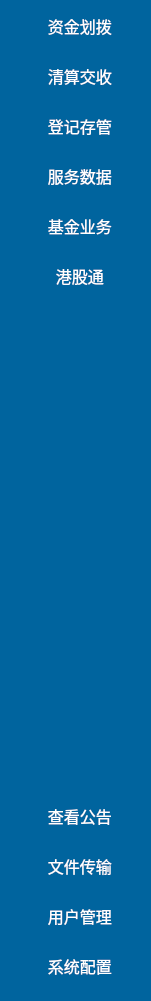
   <widget class="QWidget" name="widget_2" native="true">
    <property name="geometry">
     <rect>
      <x>0</x>
      <y>0</y>
      <width>151</width>
      <height>1001</height>
     </rect>
    </property>
    <property name="styleSheet">
     <string notr="true">background-color: rgb(0, 100, 158);</string>
    </property>
    <widget class="QToolButton" name="toolButton">
     <property name="geometry">
      <rect>
       <x>0</x>
       <y>60</y>
       <width>151</width>
       <height>31</height>
      </rect>
     </property>
     <property name="styleSheet">
      <string notr="true">color: rgb(255, 255, 255);
border-style: flat;
background: transparent;
font-size: 16px;
</string>
     </property>
     <property name="text">
      <string>  清算交收</string>
     </property>
     <property name="icon">
      <iconset resource="res.qrc">
       <normaloff>:/Image/set.png</normaloff>:/Image/set.png</iconset>
     </property>
     <property name="iconSize">
      <size>
       <width>20</width>
       <height>20</height>
      </size>
     </property>
     <property name="toolButtonStyle">
      <enum>Qt::ToolButtonTextBesideIcon</enum>
     </property>
    </widget>
    <widget class="QToolButton" name="toolButton_2">
     <property name="geometry">
      <rect>
       <x>0</x>
       <y>110</y>
       <width>151</width>
       <height>31</height>
      </rect>
     </property>
     <property name="styleSheet">
      <string notr="true">color: rgb(255, 255, 255);
border-style: flat;
background: transparent;
font-size: 16px;
</string>
     </property>
     <property name="text">
      <string>  登记存管</string>
     </property>
     <property name="icon">
      <iconset resource="res.qrc">
       <normaloff>:/Image/control.png</normaloff>:/Image/control.png</iconset>
     </property>
     <property name="iconSize">
      <size>
       <width>20</width>
       <height>20</height>
      </size>
     </property>
     <property name="toolButtonStyle">
      <enum>Qt::ToolButtonTextBesideIcon</enum>
     </property>
    </widget>
    <widget class="QToolButton" name="toolButton_3">
     <property name="enabled">
      <bool>true</bool>
     </property>
     <property name="geometry">
      <rect>
       <x>0</x>
       <y>160</y>
       <width>151</width>
       <height>31</height>
      </rect>
     </property>
     <property name="sizePolicy">
      <sizepolicy hsizetype="Fixed" vsizetype="Fixed">
       <horstretch>0</horstretch>
       <verstretch>0</verstretch>
      </sizepolicy>
     </property>
     <property name="mouseTracking">
      <bool>false</bool>
     </property>
     <property name="focusPolicy">
      <enum>Qt::TabFocus</enum>
     </property>
     <property name="contextMenuPolicy">
      <enum>Qt::DefaultContextMenu</enum>
     </property>
     <property name="acceptDrops">
      <bool>false</bool>
     </property>
     <property name="autoFillBackground">
      <bool>false</bool>
     </property>
     <property name="styleSheet">
      <string notr="true">color: rgb(255, 255, 255);
border-style: flat;
background: transparent;
font-size: 16px;
</string>
     </property>
     <property name="text">
      <string>  服务数据</string>
     </property>
     <property name="icon">
      <iconset resource="res.qrc">
       <normaloff>:/Image/data.png</normaloff>:/Image/data.png</iconset>
     </property>
     <property name="iconSize">
      <size>
       <width>20</width>
       <height>20</height>
      </size>
     </property>
     <property name="checkable">
      <bool>false</bool>
     </property>
     <property name="autoRepeat">
      <bool>false</bool>
     </property>
     <property name="autoExclusive">
      <bool>false</bool>
     </property>
     <property name="autoRepeatDelay">
      <number>300</number>
     </property>
     <property name="toolButtonStyle">
      <enum>Qt::ToolButtonTextBesideIcon</enum>
     </property>
     <property name="autoRaise">
      <bool>false</bool>
     </property>
     <property name="arrowType">
      <enum>Qt::NoArrow</enum>
     </property>
    </widget>
    <widget class="QToolButton" name="toolButton_4">
     <property name="geometry">
      <rect>
       <x>0</x>
       <y>10</y>
       <width>151</width>
       <height>31</height>
      </rect>
     </property>
     <property name="layoutDirection">
      <enum>Qt::LeftToRight</enum>
     </property>
     <property name="styleSheet">
      <string notr="true">color: rgb(255, 255, 255);
border-style: flat;
background: transparent;
align-items: center;
font-size: 16px;
</string>
     </property>
     <property name="text">
      <string>  资金划拨</string>
     </property>
     <property name="icon">
      <iconset resource="res.qrc">
       <normaloff>:/Image/fund.png</normaloff>:/Image/fund.png</iconset>
     </property>
     <property name="iconSize">
      <size>
       <width>20</width>
       <height>20</height>
      </size>
     </property>
     <property name="popupMode">
      <enum>QToolButton::DelayedPopup</enum>
     </property>
     <property name="toolButtonStyle">
      <enum>Qt::ToolButtonTextBesideIcon</enum>
     </property>
    </widget>
    <widget class="QToolButton" name="toolButton_5">
     <property name="enabled">
      <bool>true</bool>
     </property>
     <property name="geometry">
      <rect>
       <x>0</x>
       <y>210</y>
       <width>151</width>
       <height>31</height>
      </rect>
     </property>
     <property name="sizePolicy">
      <sizepolicy hsizetype="Fixed" vsizetype="Fixed">
       <horstretch>0</horstretch>
       <verstretch>0</verstretch>
      </sizepolicy>
     </property>
     <property name="mouseTracking">
      <bool>false</bool>
     </property>
     <property name="focusPolicy">
      <enum>Qt::TabFocus</enum>
     </property>
     <property name="contextMenuPolicy">
      <enum>Qt::DefaultContextMenu</enum>
     </property>
     <property name="acceptDrops">
      <bool>false</bool>
     </property>
     <property name="autoFillBackground">
      <bool>false</bool>
     </property>
     <property name="styleSheet">
      <string notr="true">color: rgb(255, 255, 255);
border-style: flat;
background: transparent;
font-size: 16px;
</string>
     </property>
     <property name="text">
      <string>  基金业务</string>
     </property>
     <property name="icon">
      <iconset resource="res.qrc">
       <normaloff>:/Image/fs.png</normaloff>:/Image/fs.png</iconset>
     </property>
     <property name="iconSize">
      <size>
       <width>20</width>
       <height>20</height>
      </size>
     </property>
     <property name="checkable">
      <bool>false</bool>
     </property>
     <property name="autoRepeat">
      <bool>false</bool>
     </property>
     <property name="autoExclusive">
      <bool>false</bool>
     </property>
     <property name="autoRepeatDelay">
      <number>300</number>
     </property>
     <property name="toolButtonStyle">
      <enum>Qt::ToolButtonTextBesideIcon</enum>
     </property>
     <property name="autoRaise">
      <bool>false</bool>
     </property>
     <property name="arrowType">
      <enum>Qt::NoArrow</enum>
     </property>
    </widget>
    <widget class="QToolButton" name="toolButton_6">
     <property name="enabled">
      <bool>true</bool>
     </property>
     <property name="geometry">
      <rect>
       <x>0</x>
       <y>260</y>
       <width>151</width>
       <height>31</height>
      </rect>
     </property>
     <property name="sizePolicy">
      <sizepolicy hsizetype="Fixed" vsizetype="Fixed">
       <horstretch>0</horstretch>
       <verstretch>0</verstretch>
      </sizepolicy>
     </property>
     <property name="mouseTracking">
      <bool>false</bool>
     </property>
     <property name="focusPolicy">
      <enum>Qt::TabFocus</enum>
     </property>
     <property name="contextMenuPolicy">
      <enum>Qt::DefaultContextMenu</enum>
     </property>
     <property name="acceptDrops">
      <bool>false</bool>
     </property>
     <property name="autoFillBackground">
      <bool>false</bool>
     </property>
     <property name="styleSheet">
      <string notr="true">color: rgb(255, 255, 255);
border-style: flat;
background: transparent;
font-size: 16px;
</string>
     </property>
     <property name="text">
      <string>  港股通</string>
     </property>
     <property name="icon">
      <iconset resource="res.qrc">
       <normaloff>:/Image/ai.png</normaloff>:/Image/ai.png</iconset>
     </property>
     <property name="iconSize">
      <size>
       <width>20</width>
       <height>20</height>
      </size>
     </property>
     <property name="checkable">
      <bool>false</bool>
     </property>
     <property name="autoRepeat">
      <bool>false</bool>
     </property>
     <property name="autoExclusive">
      <bool>false</bool>
     </property>
     <property name="autoRepeatDelay">
      <number>300</number>
     </property>
     <property name="toolButtonStyle">
      <enum>Qt::ToolButtonTextBesideIcon</enum>
     </property>
     <property name="autoRaise">
      <bool>false</bool>
     </property>
     <property name="arrowType">
      <enum>Qt::NoArrow</enum>
     </property>
    </widget>
    <widget class="QToolButton" name="toolButton_7">
     <property name="enabled">
      <bool>true</bool>
     </property>
     <property name="geometry">
      <rect>
       <x>0</x>
       <y>800</y>
       <width>151</width>
       <height>31</height>
      </rect>
     </property>
     <property name="sizePolicy">
      <sizepolicy hsizetype="Fixed" vsizetype="Fixed">
       <horstretch>0</horstretch>
       <verstretch>0</verstretch>
      </sizepolicy>
     </property>
     <property name="mouseTracking">
      <bool>false</bool>
     </property>
     <property name="focusPolicy">
      <enum>Qt::TabFocus</enum>
     </property>
     <property name="contextMenuPolicy">
      <enum>Qt::DefaultContextMenu</enum>
     </property>
     <property name="acceptDrops">
      <bool>false</bool>
     </property>
     <property name="autoFillBackground">
      <bool>false</bool>
     </property>
     <property name="styleSheet">
      <string notr="true">color: rgb(255, 255, 255);
border-style: flat;
background: transparent;
font-size: 16px;
</string>
     </property>
     <property name="text">
      <string>  查看公告</string>
     </property>
     <property name="icon">
      <iconset resource="res.qrc">
       <normaloff>:/Image/check.png</normaloff>:/Image/check.png</iconset>
     </property>
     <property name="iconSize">
      <size>
       <width>20</width>
       <height>20</height>
      </size>
     </property>
     <property name="checkable">
      <bool>false</bool>
     </property>
     <property name="autoRepeat">
      <bool>false</bool>
     </property>
     <property name="autoExclusive">
      <bool>false</bool>
     </property>
     <property name="autoRepeatDelay">
      <number>300</number>
     </property>
     <property name="toolButtonStyle">
      <enum>Qt::ToolButtonTextBesideIcon</enum>
     </property>
     <property name="autoRaise">
      <bool>false</bool>
     </property>
     <property name="arrowType">
      <enum>Qt::NoArrow</enum>
     </property>
    </widget>
    <widget class="QToolButton" name="toolButton_8">
     <property name="enabled">
      <bool>true</bool>
     </property>
     <property name="geometry">
      <rect>
       <x>0</x>
       <y>850</y>
       <width>151</width>
       <height>31</height>
      </rect>
     </property>
     <property name="sizePolicy">
      <sizepolicy hsizetype="Fixed" vsizetype="Fixed">
       <horstretch>0</horstretch>
       <verstretch>0</verstretch>
      </sizepolicy>
     </property>
     <property name="mouseTracking">
      <bool>false</bool>
     </property>
     <property name="focusPolicy">
      <enum>Qt::TabFocus</enum>
     </property>
     <property name="contextMenuPolicy">
      <enum>Qt::DefaultContextMenu</enum>
     </property>
     <property name="acceptDrops">
      <bool>false</bool>
     </property>
     <property name="autoFillBackground">
      <bool>false</bool>
     </property>
     <property name="styleSheet">
      <string notr="true">color: rgb(255, 255, 255);
border-style: flat;
background: transparent;
font-size: 16px;
</string>
     </property>
     <property name="text">
      <string>  文件传输</string>
     </property>
     <property name="icon">
      <iconset resource="res.qrc">
       <normaloff>:/Image/folder.png</normaloff>:/Image/folder.png</iconset>
     </property>
     <property name="iconSize">
      <size>
       <width>20</width>
       <height>20</height>
      </size>
     </property>
     <property name="checkable">
      <bool>false</bool>
     </property>
     <property name="autoRepeat">
      <bool>false</bool>
     </property>
     <property name="autoExclusive">
      <bool>false</bool>
     </property>
     <property name="autoRepeatDelay">
      <number>300</number>
     </property>
     <property name="toolButtonStyle">
      <enum>Qt::ToolButtonTextBesideIcon</enum>
     </property>
     <property name="autoRaise">
      <bool>false</bool>
     </property>
     <property name="arrowType">
      <enum>Qt::NoArrow</enum>
     </property>
    </widget>
    <widget class="QToolButton" name="toolButton_9">
     <property name="enabled">
      <bool>true</bool>
     </property>
     <property name="geometry">
      <rect>
       <x>0</x>
       <y>900</y>
       <width>151</width>
       <height>31</height>
      </rect>
     </property>
     <property name="sizePolicy">
      <sizepolicy hsizetype="Fixed" vsizetype="Fixed">
       <horstretch>0</horstretch>
       <verstretch>0</verstretch>
      </sizepolicy>
     </property>
     <property name="mouseTracking">
      <bool>false</bool>
     </property>
     <property name="focusPolicy">
      <enum>Qt::TabFocus</enum>
     </property>
     <property name="contextMenuPolicy">
      <enum>Qt::DefaultContextMenu</enum>
     </property>
     <property name="acceptDrops">
      <bool>false</bool>
     </property>
     <property name="autoFillBackground">
      <bool>false</bool>
     </property>
     <property name="styleSheet">
      <string notr="true">color: rgb(255, 255, 255);
border-style: flat;
background: transparent;
font-size: 16px;
</string>
     </property>
     <property name="text">
      <string>  用户管理</string>
     </property>
     <property name="icon">
      <iconset resource="res.qrc">
       <normaloff>:/Image/usercontrol.png</normaloff>:/Image/usercontrol.png</iconset>
     </property>
     <property name="iconSize">
      <size>
       <width>20</width>
       <height>20</height>
      </size>
     </property>
     <property name="checkable">
      <bool>false</bool>
     </property>
     <property name="autoRepeat">
      <bool>false</bool>
     </property>
     <property name="autoExclusive">
      <bool>false</bool>
     </property>
     <property name="autoRepeatDelay">
      <number>300</number>
     </property>
     <property name="toolButtonStyle">
      <enum>Qt::ToolButtonTextBesideIcon</enum>
     </property>
     <property name="autoRaise">
      <bool>false</bool>
     </property>
     <property name="arrowType">
      <enum>Qt::NoArrow</enum>
     </property>
    </widget>
    <widget class="QToolButton" name="toolButton_10">
     <property name="enabled">
      <bool>true</bool>
     </property>
     <property name="geometry">
      <rect>
       <x>0</x>
       <y>950</y>
       <width>151</width>
       <height>31</height>
      </rect>
     </property>
     <property name="sizePolicy">
      <sizepolicy hsizetype="Fixed" vsizetype="Fixed">
       <horstretch>0</horstretch>
       <verstretch>0</verstretch>
      </sizepolicy>
     </property>
     <property name="mouseTracking">
      <bool>false</bool>
     </property>
     <property name="focusPolicy">
      <enum>Qt::TabFocus</enum>
     </property>
     <property name="contextMenuPolicy">
      <enum>Qt::DefaultContextMenu</enum>
     </property>
     <property name="acceptDrops">
      <bool>false</bool>
     </property>
     <property name="autoFillBackground">
      <bool>false</bool>
     </property>
     <property name="styleSheet">
      <string notr="true">color: rgb(255, 255, 255);
border-style: flat;
background: transparent;
font-size: 16px;
</string>
     </property>
     <property name="text">
      <string>  系统配置</string>
     </property>
     <property name="icon">
      <iconset resource="res.qrc">
       <normaloff>:/Image/system.png</normaloff>:/Image/system.png</iconset>
     </property>
     <property name="iconSize">
      <size>
       <width>20</width>
       <height>20</height>
      </size>
     </property>
     <property name="checkable">
      <bool>false</bool>
     </property>
     <property name="autoRepeat">
      <bool>false</bool>
     </property>
     <property name="autoExclusive">
      <bool>false</bool>
     </property>
     <property name="autoRepeatDelay">
      <number>300</number>
     </property>
     <property name="toolButtonStyle">
      <enum>Qt::ToolButtonTextBesideIcon</enum>
     </property>
     <property name="autoRaise">
      <bool>false</bool>
     </property>
     <property name="arrowType">
      <enum>Qt::NoArrow</enum>
     </property>
    </widget>
   </widget>
